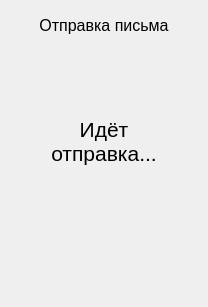
      <widget class="QWidget" name="menu10_page_sending">
       <layout class="QVBoxLayout" name="verticalLayout_3">
        <item>
         <widget class="QWidget" name="menu10_header" native="true">
          <property name="minimumSize">
           <size>
            <width>0</width>
            <height>30</height>
           </size>
          </property>
          <property name="maximumSize">
           <size>
            <width>16777215</width>
            <height>30</height>
           </size>
          </property>
          <layout class="QHBoxLayout" name="_4" stretch="3">
           <property name="leftMargin">
            <number>0</number>
           </property>
           <property name="topMargin">
            <number>0</number>
           </property>
           <property name="rightMargin">
            <number>0</number>
           </property>
           <property name="bottomMargin">
            <number>0</number>
           </property>
           <item>
            <widget class="QLabel" name="menu10_label">
             <property name="minimumSize">
              <size>
               <width>0</width>
               <height>30</height>
              </size>
             </property>
             <property name="maximumSize">
              <size>
               <width>16777215</width>
               <height>30</height>
              </size>
             </property>
             <property name="text">
              <string>&lt;html&gt;&lt;head/&gt;&lt;body&gt;&lt;p align=&quot;center&quot;&gt;&lt;span style=&quot; font-size:12pt;&quot;&gt;Отправка письма&lt;/span&gt;&lt;/p&gt;&lt;/body&gt;&lt;/html&gt;</string>
             </property>
            </widget>
           </item>
          </layout>
         </widget>
        </item>
        <item>
         <layout class="QVBoxLayout" name="menu10_container">
          <property name="leftMargin">
           <number>40</number>
          </property>
          <property name="rightMargin">
           <number>40</number>
          </property>
          <item>
           <spacer name="verticalSpacer_6">
            <property name="orientation">
             <enum>Qt::Vertical</enum>
            </property>
            <property name="sizeType">
             <enum>QSizePolicy::Minimum</enum>
            </property>
            <property name="sizeHint" stdset="0">
             <size>
              <width>20</width>
              <height>50</height>
             </size>
            </property>
           </spacer>
          </item>
          <item>
           <layout class="QVBoxLayout" name="menu10_center_container">
            <item>
             <widget class="QLabel" name="menu10_spinner">
              <property name="maximumSize">
               <size>
                <width>16777215</width>
                <height>100</height>
               </size>
              </property>
              <property name="text">
               <string/>
              </property>
              <property name="alignment">
               <set>Qt::AlignCenter</set>
              </property>
             </widget>
            </item>
            <item>
             <widget class="QLabel" name="menu10_message">
              <property name="maximumSize">
               <size>
                <width>16777215</width>
                <height>70</height>
               </size>
              </property>
              <property name="text">
               <string>&lt;html&gt;&lt;head/&gt;&lt;body&gt;&lt;p align=&quot;center&quot;&gt;&lt;span style=&quot; font-size:16pt;&quot;&gt;Идёт отправка...&lt;/span&gt;&lt;/p&gt;&lt;/body&gt;&lt;/html&gt;</string>
              </property>
              <property name="alignment">
               <set>Qt::AlignLeading|Qt::AlignLeft|Qt::AlignTop</set>
              </property>
              <property name="wordWrap">
               <bool>true</bool>
              </property>
             </widget>
            </item>
           </layout>
          </item>
          <item>
           <spacer name="verticalSpacer_7">
            <property name="orientation">
             <enum>Qt::Vertical</enum>
            </property>
            <property name="sizeType">
             <enum>QSizePolicy::Fixed</enum>
            </property>
            <property name="sizeHint" stdset="0">
             <size>
              <width>20</width>
              <height>30</height>
             </size>
            </property>
           </spacer>
          </item>
          <item>
           <spacer name="verticalSpacer_8">
            <property name="orientation">
             <enum>Qt::Vertical</enum>
            </property>
            <property name="sizeType">
             <enum>QSizePolicy::Minimum</enum>
            </property>
            <property name="sizeHint" stdset="0">
             <size>
              <width>20</width>
              <height>100</height>
             </size>
            </property>
           </spacer>
          </item>
         </layout>
        </item>
       </layout>
      </widget>
